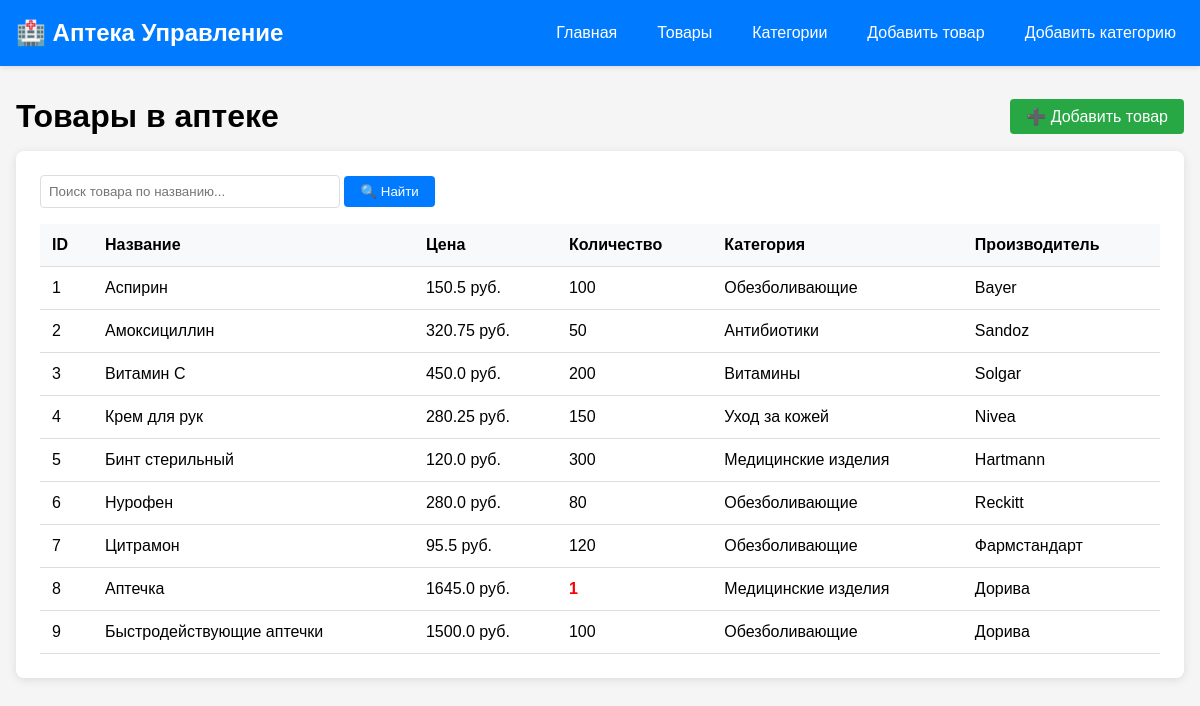
Page /products on the committed database.
### app/models.py (models this page shows, shortened)
class Product(db.Model):
    id = db.Column(db.Integer, primary_key=True)
    name = db.Column(db.String(200), nullable=False)
    description = db.Column(db.Text)
    price = db.Column(db.Float, nullable=False)
    quantity = db.Column(db.Integer, default=0)
    barcode = db.Column(db.String(50))
    manufacturer = db.Column(db.String(150))
    requires_prescription = db.Column(db.Boolean, default=False)
    category_id = db.Column(db.Integer, db.ForeignKey('category.id'), nullable=False)

class Category(db.Model):
    id = db.Column(db.Integer, primary_key=True)
    name = db.Column(db.String(100), nullable=False, unique=True)
    description = db.Column(db.Text)
    products = db.relationship('Product', backref='category', lazy=True)

### app/routes.py (the view)
@main.route('/products')
def products():
    search = request.args.get('search', '')
    if search:
        products_list = Product.query.filter(Product.name.contains(search)).all()
    else:
        products_list = Product.query.all()
    categories = Category.query.all()
    return render_template('products.html',
                           products=products_list,
                           categories=categories,
                           search=search)

### app/templates/products.html (shortened to what this page needs)
{% extends "base.html" %}
{% block content %}
    <div style="display: flex; justify-content: space-between; align-items: center; margin-bottom: 1rem;">
        <h1>Товары в аптеке</h1>
        <a href="/add_product" class="btn btn-success">➕ Добавить товар</a>
    </div>
    <div class="card">
        <form method="GET" action="/products" style="margin-bottom: 1rem;">
            <input type="text"
                   name="search"
                   placeholder="Поиск товара по названию..."
                   value="{{ search }}"
                   style="width: 300px; padding: 0.5rem;">
            <button type="submit" class="btn">🔍 Найти</button>
        </form>
        <table>
            <thead>
                <tr>
                    <th>ID</th>
                    <th>Название</th>
                    <th>Цена</th>
                    <th>Количество</th>
                    <th>Категория</th>
                    <th>Производитель</th>
                </tr>
            </thead>
            <tbody>
                {% for product in products %}
                <tr>
                    <td>{{ product.id }}</td>
                    <td>{{ product.name }}</td>
                    <td>{{ product.price }} руб.</td>
                    <td>
                        {% if product.quantity < 10 %}
                            <span style="color: red; font-weight: bold;">{{ product.quantity }}</span>
                        {% else %}
                            {{ product.quantity }}
                        {% endif %}
                    </td>
                    <td>{{ product.category.name }}</td>
                    <td>{{ product.manufacturer }}</td>
                </tr>
                {% endfor %}
            </tbody>
        </table>
    </div>
{% endblock %}

### app/templates/base.html (shortened to what this page needs)
<!DOCTYPE html>
<html lang="ru">
<head>
</head>
<body>
    <nav class="navbar">
        <div class="navbar-container">
            <a href="/" class="navbar-brand">🏥 Аптека Управление</a>
            <div class="nav-links">
                <a href="/" class="nav-link">Главная</a>
                <a href="/products" class="nav-link">Товары</a>
                <a href="/categories" class="nav-link">Категории</a>
                <a href="/add_product" class="nav-link">Добавить товар</a>
                <a href="/add_category" class="nav-link">Добавить категорию</a>
            </div>
        </div>
    </nav>
    <div class="container">
        {% block content %}{% endblock %}
    </div>
</body>
</html>

### app/templates/base.html (style rules this page uses)
* { margin: 0; padding: 0; box-sizing: border-box; }
body { font-family: Arial, sans-serif; background-color: #f5f5f5; }
.navbar { background-color: #007bff; color: white; padding: 1rem; box-shadow: 0 2px 5px rgba(0,0,0,0.1); }
.navbar-container { max-width: 1200px; margin: 0 auto; display: flex; justify-content: space-between; align-items: center; }
.navbar-brand { font-size: 1.5rem; font-weight: bold; text-decoration: none; color: white; }
.nav-links { display: flex; gap: 1.5rem; }
.nav-link { color: white; text-decoration: none; padding: 0.5rem; border-radius: 4px; }
.container { max-width: 1200px; margin: 2rem auto; padding: 0 1rem; }
.card { background: white; border-radius: 8px; box-shadow: 0 2px 10px rgba(0,0,0,0.1); padding: 1.5rem; margin-bottom: 1.5rem; }
.btn { display: inline-block; padding: 0.5rem 1rem; background-color: #007bff; color: white; border: none; border-radius: 4px; text-decoration: none; cursor: pointer; }
.btn-success { background-color: #28a745; }
table { width: 100%; border-collapse: collapse; margin-top: 1rem; }
th, td { padding: 0.75rem; text-align: left; border-bottom: 1px solid #ddd; }
th { background-color: #f8f9fa; font-weight: bold; }
input, select, textarea { width: 100%; padding: 0.5rem; border: 1px solid #ddd; border-radius: 4px; }

### rows in the picture
Product: id "1", name "Аспирин", price "150.5", quantity "100", category.name "Обезболивающие", manufacturer "Bayer"
Product: id "2", name "Амоксициллин", price "320.75", quantity "50", category.name "Антибиотики", manufacturer "Sandoz"
Product: id "3", name "Витамин C", price "450.0", quantity "200", category.name "Витамины", manufacturer "Solgar"
Product: id "4", name "Крем для рук", price "280.25", quantity "150", category.name "Уход за кожей", manufacturer "Nivea"
Product: id "5", name "Бинт стерильный", price "120.0", quantity "300", category.name "Медицинские изделия", manufacturer "Hartmann"
Product: id "6", name "Нурофен", price "280.0", quantity "80", category.name "Обезболивающие", manufacturer "Reckitt"
Product: id "7", name "Цитрамон", price "95.5", quantity "120", category.name "Обезболивающие", manufacturer "Фармстандарт"
Product: id "8", name "Аптечка", price "1645.0", quantity "1", category.name "Медицинские изделия", manufacturer "Дорива"
Product: id "9", name "Быстродействующие аптечки", price "1500.0", quantity "100", category.name "Обезболивающие", manufacturer "Дорива"
